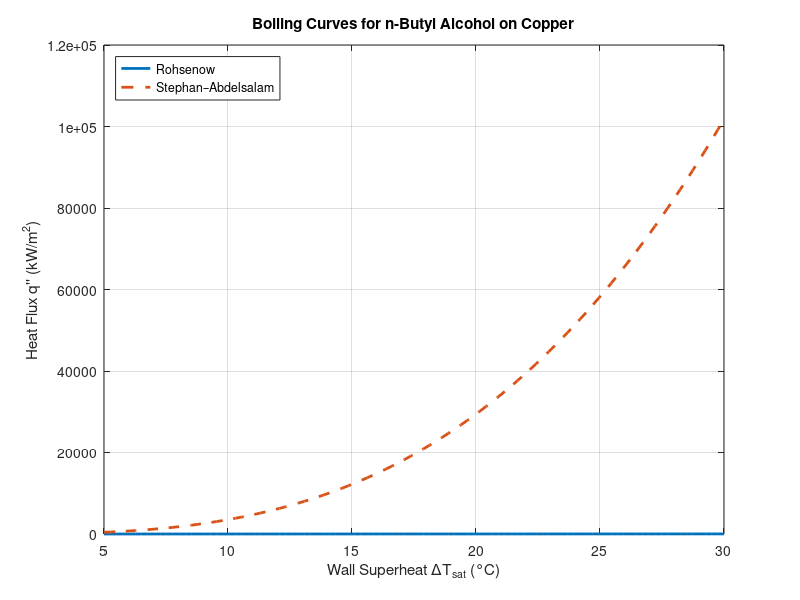

The MATLAB script that drew this image:
% Given properties of n-butyl alcohol at 1 atm
h_fg = 552000;         % J/kg
cp_f = 2550;           % J/kg.K
Pr_f = 13.5;
sigma = 0.024;         % N/m
rho_f = 810;           % kg/m^3
rho_g = 2.2;           % kg/m^3
mu_f = 0.0024;         % Pa.s
g = 9.81;              % m/s^2

% Rohsenow constants for copper-n-butyl alcohol
C_sf = 0.013;
n = 1.7;

% Wall superheat range (°C)
dT = linspace(5, 30, 100);

% Rohsenow correlation
term = (cp_f .* dT) ./ (h_fg .* C_sf .* Pr_f.^n);
q_roh = mu_f .* h_fg .* sqrt(g * (rho_f - rho_g) / sigma) .* (term).^n;

% Stephan–Abdelsalam correlation
q_sa = 0.00122 .* h_fg .* rho_f.^0.79 .* sigma.^0.45 .* cp_f.^(-0.49) .* mu_f.^(-0.29) .* (dT).^3.06;

% Plotting
figure;
plot(dT, q_roh/1000, 'LineWidth', 2); hold on;
plot(dT, q_sa/1000, '--', 'LineWidth', 2);
xlabel('Wall Superheat \DeltaT_{sat} (°C)');
ylabel('Heat Flux q'''' (kW/m^2)');
title('Boiling Curves for n-Butyl Alcohol on Copper');
legend('Rohsenow', 'Stephan–Abdelsalam', 'Location', 'NorthWest');
grid on;
